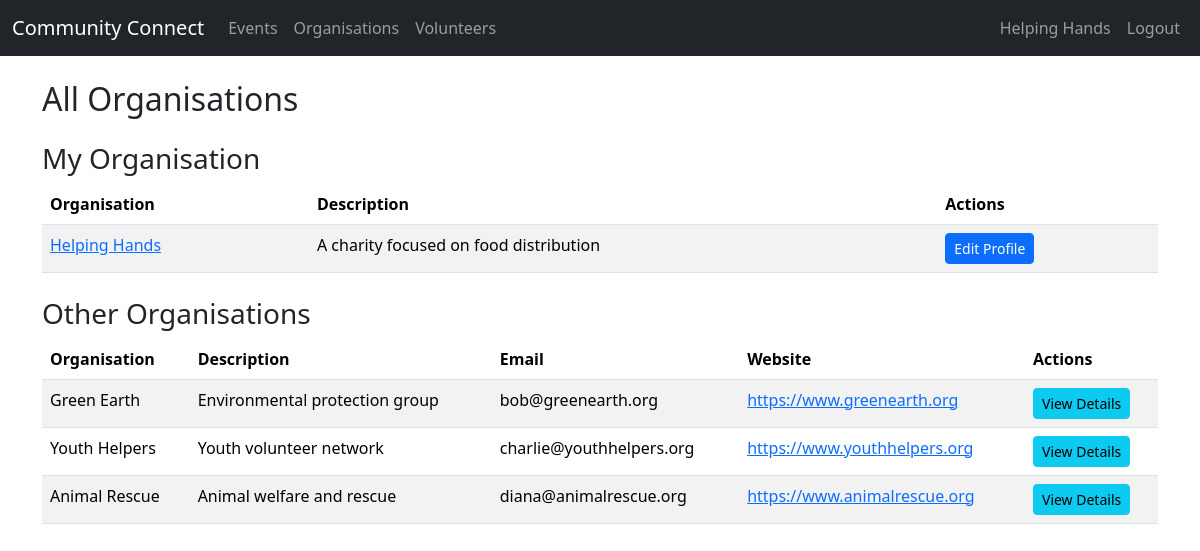
/organisations (signed in), run on an earlier commit of the app's database.
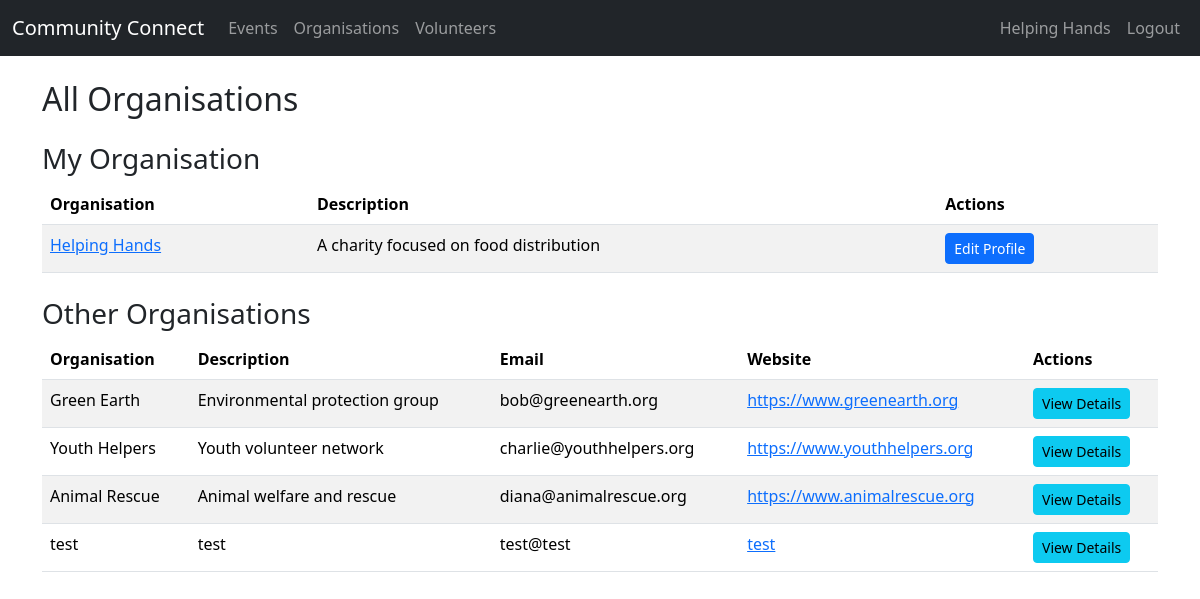
And on a later commit of the database.
### tables this page shows
CREATE TABLE Organisations (
    OrganisationID INTEGER PRIMARY KEY AUTOINCREMENT,
    Name TEXT NOT NULL,
    Description TEXT,
    ContactPerson TEXT,
    Email TEXT UNIQUE,
    Password TEXT,
    Phone TEXT,
    Address TEXT,
    Website TEXT,
    Logo TEXT
);

### app.py (the view)
@app.route("/organisations")
@login_required
def list_orgs():
    db = get_db()
    if session.get('account_type') == 'organisation':
        my_org = db.execute(
            """SELECT OrganisationID, Name, Description, Email, Phone, Website, ContactPerson
               FROM Organisations WHERE OrganisationID = ?""",
            (session['user_id'],)
        ).fetchone()
        other_orgs = db.execute(
            """SELECT OrganisationID, Name, Description, Email, Phone, Website, ContactPerson
               FROM Organisations WHERE OrganisationID != ?""",
            (session['user_id'],)
        ).fetchall()
        return render_template("list_orgs.html", my_org=my_org, other_orgs=other_orgs)
    else:
        all_orgs = db.execute(
            "SELECT OrganisationID, Name, Description, Email, Phone, Website, ContactPerson FROM Organisations"
        ).fetchall()
        return render_template("list_orgs.html", all_orgs=all_orgs)

### app.py (called while the page is built)
def get_db():
    db = getattr(g, "_database", None)
    if db is None:
        db = g._database = sqlite3.connect(DATABASE)
        db.row_factory = sqlite3.Row
    return db

@app.teardown_appcontext
def close_connection(exception):
    db = getattr(g, "_database", None)
    if db is not None:
        db.close()

def login_required(f):
    @wraps(f)
    def decorated_function(*args, **kwargs):
        if "user_id" not in session:
            flash("Please log in first.", "error")
            return redirect(url_for("login"))
        return f(*args, **kwargs)
    return decorated_function

### templates/list_orgs.html (shortened to what this page needs)
{% extends "base.html" %}
{% block content %}
<h2 class="mb-4">All Organisations</h2>
{% if session.get('account_type') == 'organisation' %}
    <h3 class="mt-4">My Organisation</h3>
    <table class="table table-striped">
        <thead>
            <tr>
                <th>Organisation</th>
                <th>Description</th>
                <th>Actions</th>
            </tr>
        </thead>
        <tbody>
            <tr>
                <td><a href="#" class="org-details-link" data-org-id="{{ my_org.OrganisationID }}">{{ my_org.Name }}</a></td>
                <td>{{ my_org.Description or 'N/A' }}</td>
                <td>
                    <a href="{{ url_for('edit_org_account') }}" class="btn btn-sm btn-primary">Edit Profile</a>
                </td>
            </tr>
        </tbody>
    </table>
    <h3 class="mt-4">Other Organisations</h3>
    <table class="table table-striped">
        <thead>
            <tr>
                <th>Organisation</th>
                <th>Description</th>
                <th>Email</th>
                <th>Website</th>
                <th>Actions</th>
            </tr>
        </thead>
        <tbody>
            {% for org in other_orgs %}
            <tr>
                <td>{{ org.Name }}</td>
                <td>{{ org.Description or 'N/A' }}</td>
                <td>{{ org.Email }}</td>
                <td><a href="{{ org.Website }}" target="_blank">{{ org.Website or 'N/A' }}</a></td>
                <td>
                    <a href="#" class="btn btn-sm btn-info org-details-link" data-org-id="{{ org.OrganisationID }}">View Details</a>
                </td>
            </tr>
            {% else %}
            <tr>
                <td colspan="5">No other organisations found.</td>
            </tr>
            {% endfor %}
        </tbody>
    </table>
{% endif %}
{% endblock %}

What changed in the data, as far as the page shows it:
added Organisations: Name "test", Description "test", Email "test@test", Website "test"
